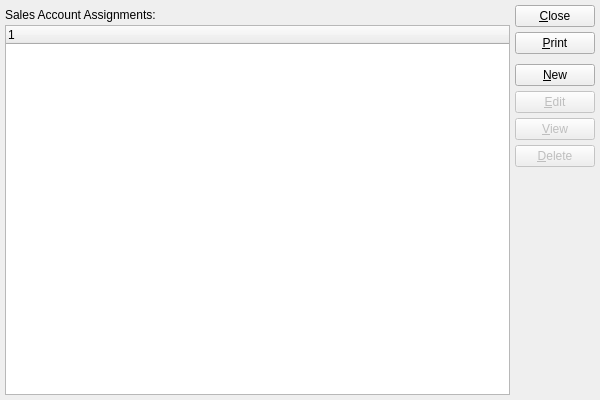
<?xml version="1.0" encoding="UTF-8"?>
<ui version="4.0">
 <comment>This file is part of the xTuple ERP: PostBooks Edition, a free and
open source Enterprise Resource Planning software suite,
Copyright (c) 1999-2011 by OpenMFG LLC, d/b/a xTuple.
It is licensed to you under the Common Public Attribution License
version 1.0, the full text of which (including xTuple-specific Exhibits)
is available at www.xtuple.com/CPAL.  By using this software, you agree
to be bound by its terms.</comment>
 <class>salesAccounts</class>
 <widget class="QWidget" name="salesAccounts">
  <property name="geometry">
   <rect>
    <x>0</x>
    <y>0</y>
    <width>600</width>
    <height>400</height>
   </rect>
  </property>
  <property name="windowTitle">
   <string>List Sales Account Assignments</string>
  </property>
  <layout class="QGridLayout" name="gridLayout">
   <item row="0" column="0">
    <layout class="QVBoxLayout">
     <property name="spacing">
      <number>0</number>
     </property>
     <item>
      <widget class="QLabel" name="_salesAccountsLit">
       <property name="sizePolicy">
        <sizepolicy hsizetype="Expanding" vsizetype="Fixed">
         <horstretch>0</horstretch>
         <verstretch>0</verstretch>
        </sizepolicy>
       </property>
       <property name="minimumSize">
        <size>
         <width>0</width>
         <height>20</height>
        </size>
       </property>
       <property name="text">
        <string>Sales Account Assignments:</string>
       </property>
      </widget>
     </item>
     <item>
      <widget class="XTreeWidget" name="_salesaccnt">
       <property name="sizePolicy">
        <sizepolicy hsizetype="Expanding" vsizetype="Expanding">
         <horstretch>0</horstretch>
         <verstretch>0</verstretch>
        </sizepolicy>
       </property>
      </widget>
     </item>
    </layout>
   </item>
   <item row="0" column="1">
    <layout class="QVBoxLayout" name="verticalLayout">
     <item>
      <widget class="QPushButton" name="_close">
       <property name="text">
        <string>&amp;Close</string>
       </property>
      </widget>
     </item>
     <item>
      <widget class="QPushButton" name="_print">
       <property name="text">
        <string>&amp;Print</string>
       </property>
      </widget>
     </item>
     <item>
      <spacer name="verticalSpacer">
       <property name="orientation">
        <enum>Qt::Vertical</enum>
       </property>
       <property name="sizeType">
        <enum>QSizePolicy::Preferred</enum>
       </property>
       <property name="sizeHint" stdset="0">
        <size>
         <width>20</width>
         <height>5</height>
        </size>
       </property>
      </spacer>
     </item>
     <item>
      <widget class="QPushButton" name="_new">
       <property name="text">
        <string>&amp;New</string>
       </property>
      </widget>
     </item>
     <item>
      <widget class="QPushButton" name="_edit">
       <property name="enabled">
        <bool>false</bool>
       </property>
       <property name="text">
        <string>&amp;Edit</string>
       </property>
      </widget>
     </item>
     <item>
      <widget class="QPushButton" name="_view">
       <property name="enabled">
        <bool>false</bool>
       </property>
       <property name="text">
        <string>&amp;View</string>
       </property>
      </widget>
     </item>
     <item>
      <widget class="QPushButton" name="_delete">
       <property name="enabled">
        <bool>false</bool>
       </property>
       <property name="text">
        <string>&amp;Delete</string>
       </property>
      </widget>
     </item>
     <item>
      <spacer name="Spacer56">
       <property name="orientation">
        <enum>Qt::Vertical</enum>
       </property>
       <property name="sizeType">
        <enum>QSizePolicy::Expanding</enum>
       </property>
       <property name="sizeHint" stdset="0">
        <size>
         <width>20</width>
         <height>20</height>
        </size>
       </property>
      </spacer>
     </item>
    </layout>
   </item>
  </layout>
 </widget>
 <layoutdefault spacing="5" margin="5"/>
 <pixmapfunction>qPixmapFromMimeSource</pixmapfunction>
 <customwidgets>
  <customwidget>
   <class>XTreeWidget</class>
   <extends>QTreeWidget</extends>
   <header>xtreewidget.h</header>
   <container>1</container>
  </customwidget>
 </customwidgets>
 <tabstops>
  <tabstop>_salesaccnt</tabstop>
  <tabstop>_new</tabstop>
  <tabstop>_view</tabstop>
  <tabstop>_delete</tabstop>
  <tabstop>_print</tabstop>
  <tabstop>_close</tabstop>
 </tabstops>
 <resources/>
 <connections>
  <connection>
   <sender>_close</sender>
   <signal>clicked()</signal>
   <receiver>salesAccounts</receiver>
   <slot>close()</slot>
   <hints>
    <hint type="sourcelabel">
     <x>20</x>
     <y>20</y>
    </hint>
    <hint type="destinationlabel">
     <x>20</x>
     <y>20</y>
    </hint>
   </hints>
  </connection>
  <connection>
   <sender>_salesaccnt</sender>
   <signal>valid(bool)</signal>
   <receiver>_view</receiver>
   <slot>setEnabled(bool)</slot>
   <hints>
    <hint type="sourcelabel">
     <x>20</x>
     <y>20</y>
    </hint>
    <hint type="destinationlabel">
     <x>20</x>
     <y>20</y>
    </hint>
   </hints>
  </connection>
 </connections>
</ui>
